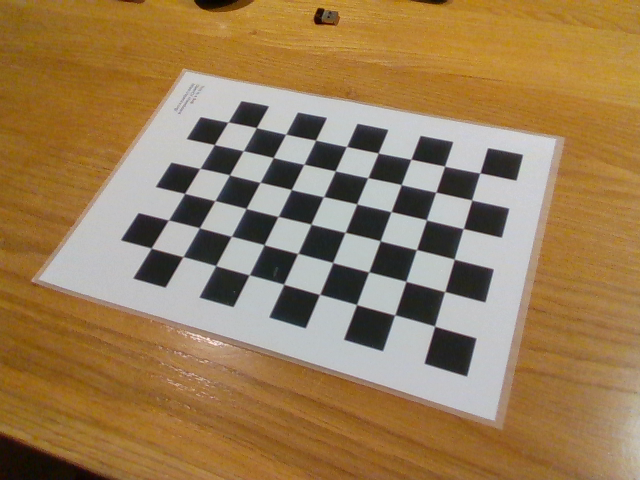
#> input picture calibration/images/calibration_image_1.png, 640 x 480 px; the run also reads 1 picture not shown here
$ python calibration2.py
#> lines starting #> are read from the running program, lines starting #| are printed output that depends on the picture; after the words box and inside, x2 and y2 are one past the last pixel; in counts of white or black regions, pixels touching at a corner belong together; long printed decimals are rounded
import cv2
import numpy as np
import glob

# Path to the image that you want to undistort
distorted_img_filename = 'calibration_image_1.png'

# Chessboard dimensions
number_of_squares_X = 10 # Number of chessboard squares along the x-axis
number_of_squares_Y = 7  # Number of chessboard squares along the y-axis
nX = number_of_squares_X - 1 # Number of interior corners along x-axis
nY = number_of_squares_Y - 1 # Number of interior corners along y-axis
square_size = 0.024 # Length of the side of a square in meters

# Store vectors of 3D points for all chessboard images (world coordinate frame)
object_points = []

# Store vectors of 2D points for all chessboard images (camera coordinate frame)
image_points = []

# Set termination criteria. We stop either when an accuracy is reached or when
# we have finished a certain number of iterations.
criteria = (cv2.TERM_CRITERIA_EPS + cv2.TERM_CRITERIA_MAX_ITER, 30, 0.001)

# Define real world coordinates for points in the 3D coordinate frame
# Object points are (0,0,0), (1,0,0), (2,0,0) ...., (5,8,0)
object_points_3D = np.zeros((nX * nY, 3), np.float32)

# These are the x and y coordinates
object_points_3D[:,:2] = np.mgrid[0:nY, 0:nX].T.reshape(-1, 2)

object_points_3D = object_points_3D * square_size


# Get the file path for images in the current directory
images = glob.glob('camera_calibration/images/*.png')

# Go through each chessboard image, one by one
for image_file in images:
    # Load the image
    image = cv2.imread(image_file)
#> image is the input picture: shape (480, 640, 3); mean B, G, R 86, 125.2, 153.8

    # Convert the image to grayscale
    gray = cv2.cvtColor(image, cv2.COLOR_BGR2GRAY)
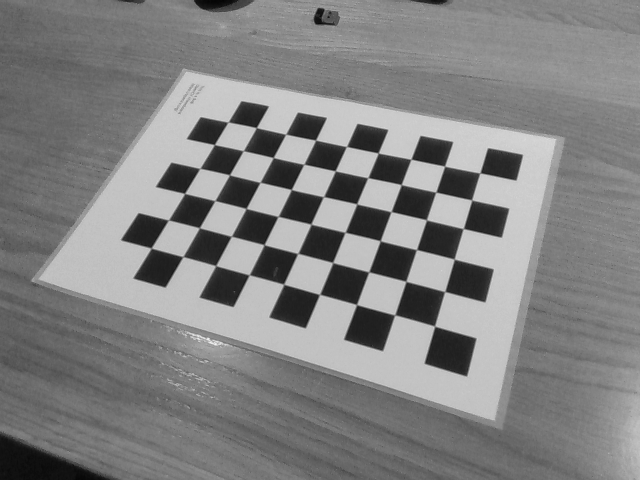
#> gray: shape (480, 640); min 3, max 241, mean 129.2

    # Find the corners on the chessboard
    success, corners = cv2.findChessboardCorners(gray, (nY, nX), None)
#> success = True; corners = 54 rows, first 8: [480, 173], [471.6, 199.9], [463.3, 228.6], [454.2, 259.1], [444.7, 291.6], [434.6, 326.1], [444.5, 166.1], [435.8, 192.2]

    # If the corners are found by the algorithm, draw them
    if success == True:
        # Append object points
        object_points.append(object_points_3D)

        # Find more exact corner pixels
        corners_2 = cv2.cornerSubPix(gray, corners, (11,11), (-1,-1), criteria)
#> corners_2 = 54 rows, first 8: [479.8, 172.9], [471.7, 200], [463.3, 228.6], [454.3, 259.2], [444.7, 291.5], [434.6, 326.1], [444.6, 166.2], [435.8, 192.1]

        # Append image points
        image_points.append(corners_2)

        # Draw the corners
        cv2.drawChessboardCorners(image, (nY, nX), corners_2, success)
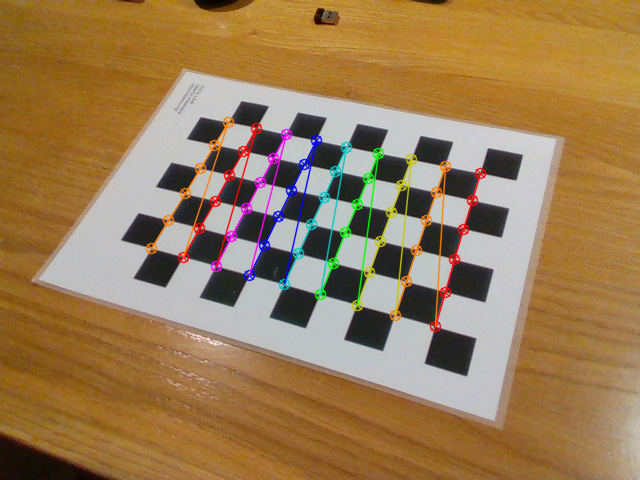
#> image: shape (480, 640, 3); 3.82% of pixels changed, all inside (x1, y1, x2, y2) = (145, 116, 487, 333)
#> pass 2 of the loop `for image_file in images:`:
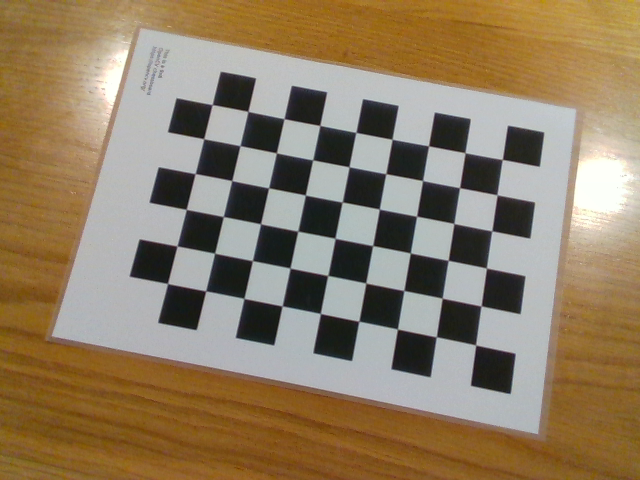
#> input picture calibration/images/calibration_image_10.png, 640 x 480 px
#> image is the input picture: shape (480, 640, 3); mean B, G, R 99, 125.5, 143.5
#> `gray = cv2.cvtColor(image, cv2.COLOR_BGR2GRAY)`:
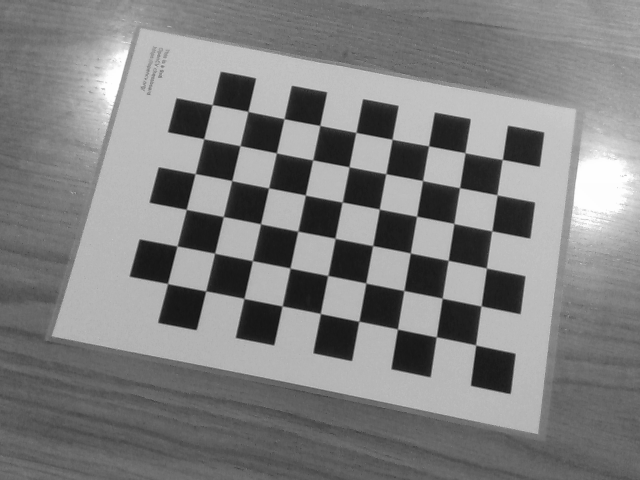
#> gray: shape (480, 640); min 15, max 254, mean 127.8
#> corners = 54 rows, first 8: [502.1, 159.6], [497.3, 194.8], [491.8, 230.8], [486.5, 267.9], [481.1, 306], [475.7, 344.9], [465.1, 152.8], [459.4, 187.4]
#> corners_2 = 54 rows, first 8: [502.3, 159.5], [497.1, 194.8], [491.8, 230.8], [486.4, 268.1], [481.1, 305.9], [475.6, 345], [465, 152.7], [459.6, 187.7]
#> `cv2.drawChessboardCorners(image, (nY, nX), corners_2, success)`:
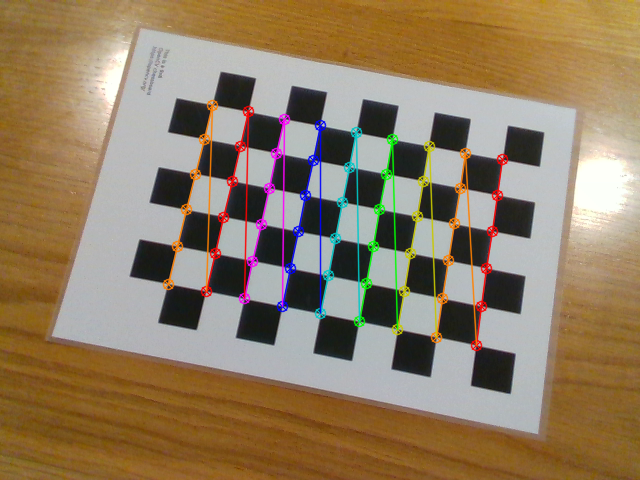
#> image: shape (480, 640, 3); 4.5% of pixels changed, all inside (x1, y1, x2, y2) = (162, 99, 509, 352)
#> pass 3 of the loop `for image_file in images:`:
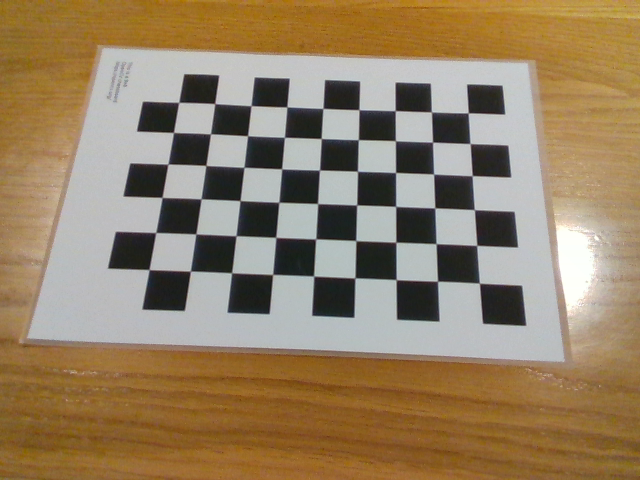
#> input picture calibration/images/calibration_image_2.png, 640 x 480 px
#> image is the input picture: shape (480, 640, 3); mean B, G, R 99.7, 128.7, 149.1
#> `gray = cv2.cvtColor(image, cv2.COLOR_BGR2GRAY)`:
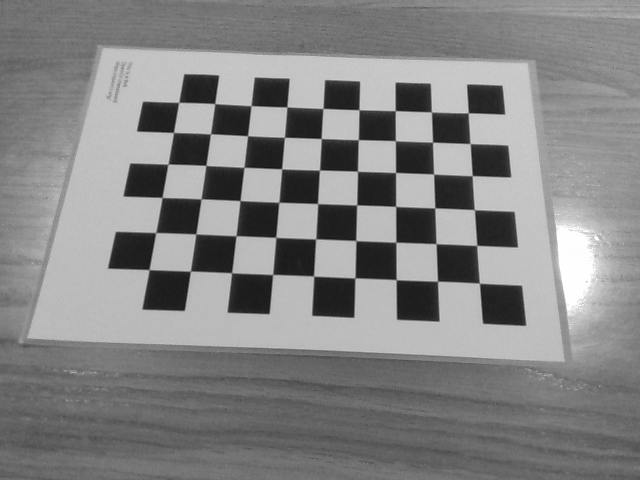
#> gray: shape (480, 640); min 16, max 255, mean 131.4
#> corners = 54 rows, first 8: [468, 113], [470, 143.4], [472.2, 175.7], [474.4, 209.5], [476.7, 245.5], [479.5, 283.1], [431.6, 112], [432.6, 142.2]
#> corners_2 = 54 rows, first 8: [468.2, 112.8], [470.1, 143.6], [472.2, 175.7], [474.4, 209.6], [476.7, 245.4], [479.4, 283.2], [431.4, 111.9], [432.5, 142.1]
#> `cv2.drawChessboardCorners(image, (nY, nX), corners_2, success)`:
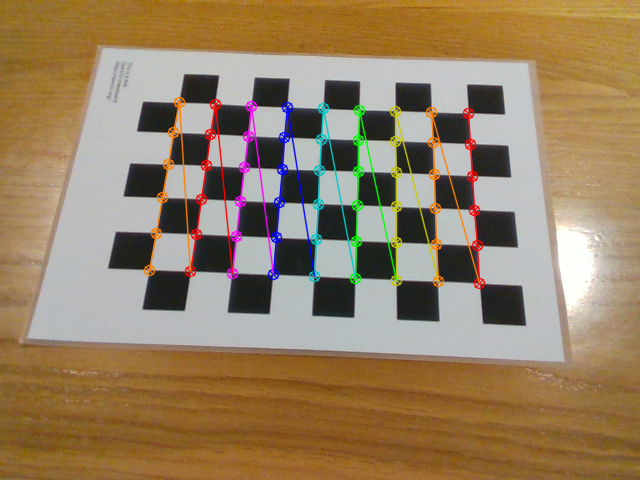
#> image: shape (480, 640, 3); 4.25% of pixels changed, all inside (x1, y1, x2, y2) = (143, 96, 486, 290)

        # Display the image. Used for testing.
        # cv2.imshow("Image", image)

        # Display the window for a short period. Used for testing.
        # cv2.waitKey(200)

# Now take a distorted image and undistort it
distorted_image = cv2.imread(distorted_img_filename)

# Perform camera calibration to return the camera matrix, distortion coefficients, rotation and translation vectors etc
ret, mtx, dist, rvecs, tvecs = cv2.calibrateCamera(object_points,
                                                image_points,
                                                gray.shape[::-1],
                                                None,
                                                None)
#> ret = 0.183; mtx = [[624, 0, 322.7], [0, 624.6, 229.7], [0, 0, 1]]; dist = [[-0.043, 2.11, -0.000681, -0.00252, -10.76]]; rvecs = ([-0.311, 0.653, 1.82], [-0.16, 0.181, 1.76], [-0.346, 0.367, 1.59]); tvecs = ([0.107, -0.0385, 0.424], [0.116, -0.0453, 0.405], [0.0961, -0.077, 0.414])

# Get the dimensions of the image
height, width = distorted_image.shape[:2]
#> height = 480; width = 640

# Refine camera matrix
# Returns optimal camera matrix and a rectangular region of interest
optimal_camera_matrix, roi = cv2.getOptimalNewCameraMatrix(mtx, dist,
                                                        (width,height),
                                                        1,
                                                        (width,height))
#> optimal_camera_matrix = [[386.2, 0, 199.8], [0, 606, 225.7], [0, 0, 1]]; roi = (0, 4, 396, 463)

# Undistort the image
undistorted_image = cv2.undistort(distorted_image, mtx, dist, None,
                                optimal_camera_matrix)
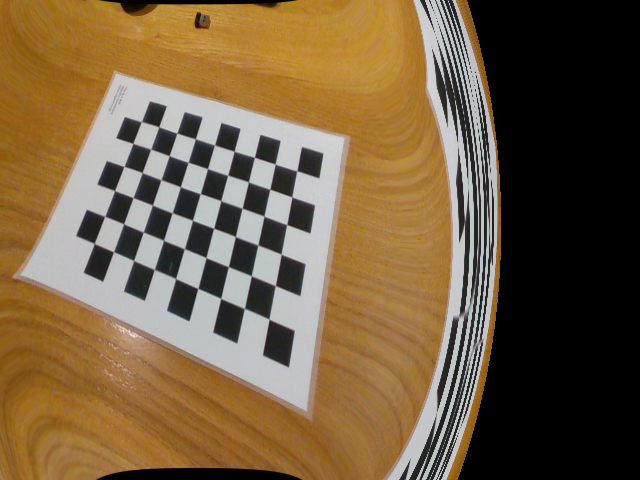
#> undistorted_image: shape (480, 640, 3); mean B, G, R 65.6, 94.8, 116.2

# Crop the image. Uncomment these two lines to remove black lines
# on the edge of the undistorted image.
#x, y, w, h = roi
#undistorted_image = undistorted_image[y:y+h, x:x+w]

# Display key parameter outputs of the camera calibration process
print("Optimal Camera matrix:")
print(optimal_camera_matrix)
#| [[386.232   0.         199.759]
#|  [  0.         605.982 225.689 ]
#|  [  0.           0.           1.        ]]

print("\n mtx:")
print(mtx)
#| [[623.983   0.         322.723]
#|  [  0.         624.600 229.707]
#|  [  0.           0.           1.        ]]

print("\n Distortion coefficient:")
print(dist)
#| [[-4.30434203e-02  2.11001609e+00 -6.80786927e-04 -2.51708487e-03
#|   -1.07621303e+01]]

print("\n Rotation Vectors:")
print(rvecs)
#| (array([[-0.3107],
#|        [ 0.6528],
#|        [ 1.823 ]]), array([[-0.1605],
#|        [ 0.1814 ],
#|        [ 1.759]]), array([[-0.3455],
#|        [ 0.3667],
#|        [ 1.585]]))

print("\n Translation Vectors:")
print(tvecs)
#| (array([[ 0.1066],
#|        [-0.03847],
#|        [ 0.4243]]), array([[ 0.1159],
#|        [-0.04531],
#|        [ 0.4045]]), array([[ 0.09608 ],
#|        [-0.07704],
#|        [ 0.4136]]))

# Create the output file name by removing the '.jpg' part
size = len(distorted_img_filename)
new_filename = distorted_img_filename[:size - 4]
new_filename = new_filename + '_undistorted.jpg'

# Save the undistorted image
cv2.imwrite(new_filename, undistorted_image)

# Close all windows
cv2.destroyAllWindows()
